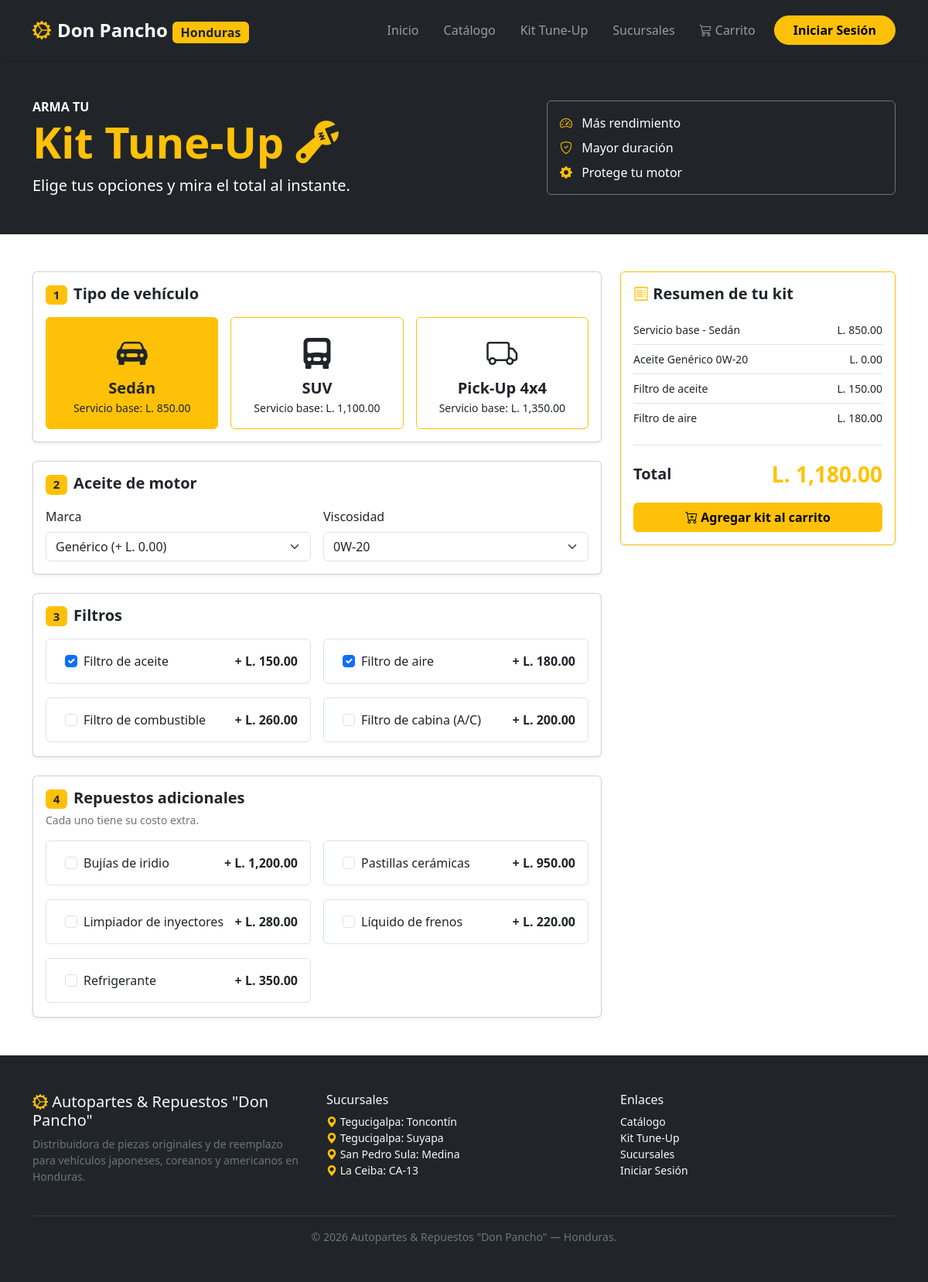
The app's page /kitTune.php with its own data.
### tables this page shows
CREATE TABLE kit_opciones (
    id     INT UNSIGNED AUTO_INCREMENT PRIMARY KEY,
    tipo   ENUM('vehiculo','marca_aceite','viscosidad','filtro','extra') NOT NULL,
    nombre VARCHAR(80)   NOT NULL,
    costo  DECIMAL(10,2) NOT NULL DEFAULT 0.00
);

### public/kitTune.php (the view, shortened to what this page needs)
<?php
$conexion = new ConexionBD();
$pdo = $conexion->conectar();
function traerOpciones($pdo, $tipo)
{
    $consulta = $pdo->prepare("SELECT id, nombre, costo FROM kit_opciones WHERE tipo = ?");
    $consulta->execute([$tipo]);
    return $consulta->fetchAll();
}
$vehiculos    = traerOpciones($pdo, 'vehiculo');
$marcas       = traerOpciones($pdo, 'marca_aceite');
$viscosidades = traerOpciones($pdo, 'viscosidad');
$filtros      = traerOpciones($pdo, 'filtro');
$extras       = traerOpciones($pdo, 'extra');
?>
<!DOCTYPE html>
<html lang="es">
    <head>
        <link href="https://cdn.jsdelivr.net/npm/bootstrap@5.3.3/dist/css/bootstrap.min.css" rel="stylesheet">
        <link rel="stylesheet" href="https://cdn.jsdelivr.net/npm/bootstrap-icons@1.11.3/font/bootstrap-icons.min.css">
    </head>
    <body class="d-flex flex-column min-vh-100">
        <?php require __DIR__ . '/../include/navbar.php'; ?>
        <header class="py-5 bg-dark text-white">
            <div class="container">
                <div class="row align-items-center g-4">
                    <div class="col-12 col-lg-7">
                        <p class="text-uppercase fw-bold mb-0">Arma tu</p>
                        <h1 class="display-4 fw-bold text-warning">Kit Tune-Up <i class="bi bi-wrench-adjustable"></i></h1>
                        <p class="lead mb-0">Elige tus opciones y mira el total al instante.</p>
                    </div>
                    <div class="col-12 col-lg-5">
                        <div class="border border-secondary rounded p-3">
                            <p class="mb-2"><i class="bi bi-speedometer2 text-warning me-2"></i> Más rendimiento</p>
                            <p class="mb-2"><i class="bi bi-shield-check text-warning me-2"></i> Mayor duración</p>
                            <p class="mb-0"><i class="bi bi-gear-fill text-warning me-2"></i> Protege tu motor</p>
                        </div>
                    </div>
                </div>
            </div>
        </header>
        <main class="container my-5">
        <form id="formKit" method="POST" action="agregar_kit.php" class="row g-4">
                <div class="col-12 col-lg-8">
                <div class="card shadow-sm mb-4">
                    <div class="card-body">
                        <h5 class="fw-bold mb-3"><span class="badge bg-warning text-dark me-2">1</span>Tipo de vehículo</h5>
                        <div class="row g-3">
                            <?php foreach ($vehiculos as $v) {
                                $icono = "bi-car-front-fill";
                                if ($v['nombre'] == "SUV") {
                                    $icono = "bi-truck-front-fill";
                                }
                                if ($v['nombre'] == "Pick-Up 4x4") {
                                    $icono = "bi-truck";
                                }
                            ?>
                                <div class="col-12 col-md-4">
                                    <label class="btn btn-outline-warning text-dark w-100 h-100 d-flex flex-column align-items-center p-3" for="vehiculo_<?= $v['id'] ?>">
                                        <i class="bi <?= $icono ?> fs-1"></i>
                                        <span class="fw-bold fs-5"><?= $v['nombre'] ?></span>
                                        <small>Servicio base: L. <?= number_format((float)$v['costo'], 2) ?></small>
                                    </label>
                                </div>
                            <?php } ?>
                        </div>
                    </div>
                </div>
                <div class="card shadow-sm mb-4">
                    <div class="card-body">
                        <h5 class="fw-bold mb-3"><span class="badge bg-warning text-dark me-2">2</span>Aceite de motor</h5>
                        <div class="row g-3">
                            <div class="col-12 col-md-6">
                                <label for="marcaAceite" class="form-label">Marca</label>
                                <select id="marcaAceite" name="marca" class="form-select">
                                    <?php foreach ($marcas as $m) { ?>
                                        <option value="<?= $m['id'] ?>" data-nombre="<?= $m['nombre'] ?>" data-precio="<?= $m['costo'] ?>">
                                            <?= $m['nombre'] ?> (+ L. <?= number_format((float)$m['costo'], 2) ?>)
                                        </option>
                                    <?php } ?>
                                </select>
                            </div>
                            <div class="col-12 col-md-6">
                                <label for="viscosidad" class="form-label">Viscosidad</label>
                                <select id="viscosidad" name="viscosidad" class="form-select">
                                    <?php foreach ($viscosidades as $vis) { ?>
                                        <option value="<?= $vis['id'] ?>" data-nombre="<?= $vis['nombre'] ?>"><?= $vis['nombre'] ?></option>
                                    <?php } ?>
                                </select>
                            </div>
                        </div>
                    </div>
                </div>
                <div class="card shadow-sm mb-4">
                    <div class="card-body">
                        <h5 class="fw-bold mb-3"><span class="badge bg-warning text-dark me-2">3</span>Filtros</h5>
                        <div class="row g-3">
                            <?php foreach ($filtros as $f) { ?>
                                <div class="col-12 col-md-6">
                                    <div class="form-check border rounded p-3 ps-5">
                                        <input class="form-check-input opcion-extra" type="checkbox" id="filtro_<?= $f['id'] ?>"
                                               name="filtros[]" value="<?= $f['id'] ?>"
                                               data-nombre="<?= $f['nombre'] ?>" data-precio="<?= $f['costo'] ?>"
                                               <?php if ($f['nombre'] == 'Filtro de aceite' || $f['nombre'] == 'Filtro de aire') { echo 'checked'; } ?>>
                                        <label class="form-check-label w-100 d-flex justify-content-between" for="filtro_<?= $f['id'] ?>">
                                            <span><?= $f['nombre'] ?></span>
                                            <span class="fw-bold">+ L. <?= number_format((float)$f['costo'], 2) ?></span>
                                        </label>
                                    </div>
                                </div>
                            <?php } ?>
                        </div>
                    </div>
                </div>
                <div class="card shadow-sm">
                    <div class="card-body">
                        <h5 class="fw-bold mb-1"><span class="badge bg-warning text-dark me-2">4</span>Repuestos adicionales</h5>
                        <p class="small text-secondary">Cada uno tiene su costo extra.</p>
                        <div class="row g-3">
                            <?php foreach ($extras as $e) { ?>
                                <div class="col-12 col-md-6">
                                    <div class="form-check border rounded p-3 ps-5">
                                        <input class="form-check-input opcion-extra" type="checkbox"
                                               id="extra_<?= $e['id'] ?>"
                                               name="extras[]" value="<?= $e['id'] ?>"
                                               data-nombre="<?= $e['nombre'] ?>"
                                               data-precio="<?= $e['costo'] ?>">
                                        <label class="form-check-label w-100 d-flex justify-content-between" for="extra_<?= $e['id'] ?>">
                                            <span><?= $e['nombre'] ?></span>
                                            <span class="fw-bold">+ L. <?= number_format((float)$e['costo'], 2) ?></span>
                                        </label>
                                    </div>
                                </div>
                            <?php } ?>
                        </div>
                    </div>
                </div>
                </div>
                <div class="col-12 col-lg-4">
                    <div class="card shadow-sm border-warning position-sticky" style="top: 100px;">
                        <div class="card-body">
                            <h5 class="fw-bold mb-3"><i class="bi bi-receipt text-warning"></i> Resumen de tu kit</h5>
                            <ul id="listaResumen" class="list-group list-group-flush small mb-3"></ul>
                            <div class="d-flex justify-content-between align-items-center border-top pt-3 mb-3">
                                <span class="fs-5 fw-bold">Total</span>
                                <span id="total" class="fs-3 fw-bold text-warning">L. 0.00</span>
                            </div>
                        <button type="submit" class="btn btn-warning w-100 fw-bold">
                            <i class="bi bi-cart-plus"></i> Agregar kit al carrito
                        </button>
                    </div>
                </div>
            </div>
            </form>
        </main>
        <footer class="py-5 mt-auto border-top bg-dark text-light">
            <div class="container">
                <div class="row g-4">
                    <div class="col-12 col-md-4">
                        <h5><i class="bi bi-gear-wide-connected text-warning"></i> Autopartes &amp; Repuestos "Don Pancho"</h5>
                        <p class="small text-secondary">
                            Distribuidora de piezas originales y de reemplazo para vehículos japoneses, coreanos y americanos en Honduras.
                        </p>
                    </div>
                    <div class="col-12 col-md-4">
                        <h6>Sucursales</h6>
                        <ul class="list-unstyled small">
                            <li><i class="bi bi-geo-alt-fill text-warning"></i> Tegucigalpa: Toncontín</li>
                            <li><i class="bi bi-geo-alt-fill text-warning"></i> Tegucigalpa: Suyapa</li>
                            <li><i class="bi bi-geo-alt-fill text-warning"></i> San Pedro Sula: Medina</li>
                            <li><i class="bi bi-geo-alt-fill text-warning"></i> La Ceiba: CA-13</li>
                        </ul>
                    </div>
                    <div class="col-12 col-md-4">
                        <h6>Enlaces</h6>
                        <ul class="list-unstyled small">
                            <li><a class="link-light link-underline-opacity-0" href="catalogo.php">Catálogo</a></li>
                            <li><a class="link-light link-underline-opacity-0" href="kitTune.php">Kit Tune-Up</a></li>
                            <li><a class="link-light link-underline-opacity-0" href="sucursales.php">Sucursales</a></li>
                            <li><a class="link-light link-underline-opacity-0" href="login.php">Iniciar Sesión</a></li>
                        </ul>
                    </div>
                </div>
                <hr class="border-secondary mt-4">
                <div class="text-center small text-secondary">
                    &copy; 2026 Autopartes &amp; Repuestos "Don Pancho" — Honduras.
                </div>
            </div>
        </footer>
</body>
</html>

### records on screen
kit_opciones: nombre "Sedán", costo "850.00"
kit_opciones: nombre "SUV", costo "1,100.00"
kit_opciones: nombre "Pick-Up 4x4", costo "1,350.00"
kit_opciones: nombre "☑", nombre "Filtro de aceite", costo "150.00"
kit_opciones: nombre "☑", nombre "Filtro de aire", costo "180.00"
kit_opciones: nombre "Filtro de combustible", costo "260.00"
kit_opciones: nombre "Filtro de cabina (A/C)", costo "200.00"
kit_opciones: nombre "Bujías de iridio", costo "1,200.00"
kit_opciones: nombre "Pastillas cerámicas", costo "950.00"
kit_opciones: nombre "Limpiador de inyectores", costo "280.00"
kit_opciones: nombre "Líquido de frenos", costo "220.00"
kit_opciones: nombre "Refrigerante", costo "350.00"

### other values on screen
form field marca "Genérico (+ L. 0.00)"
form field viscosidad "0W-20"
